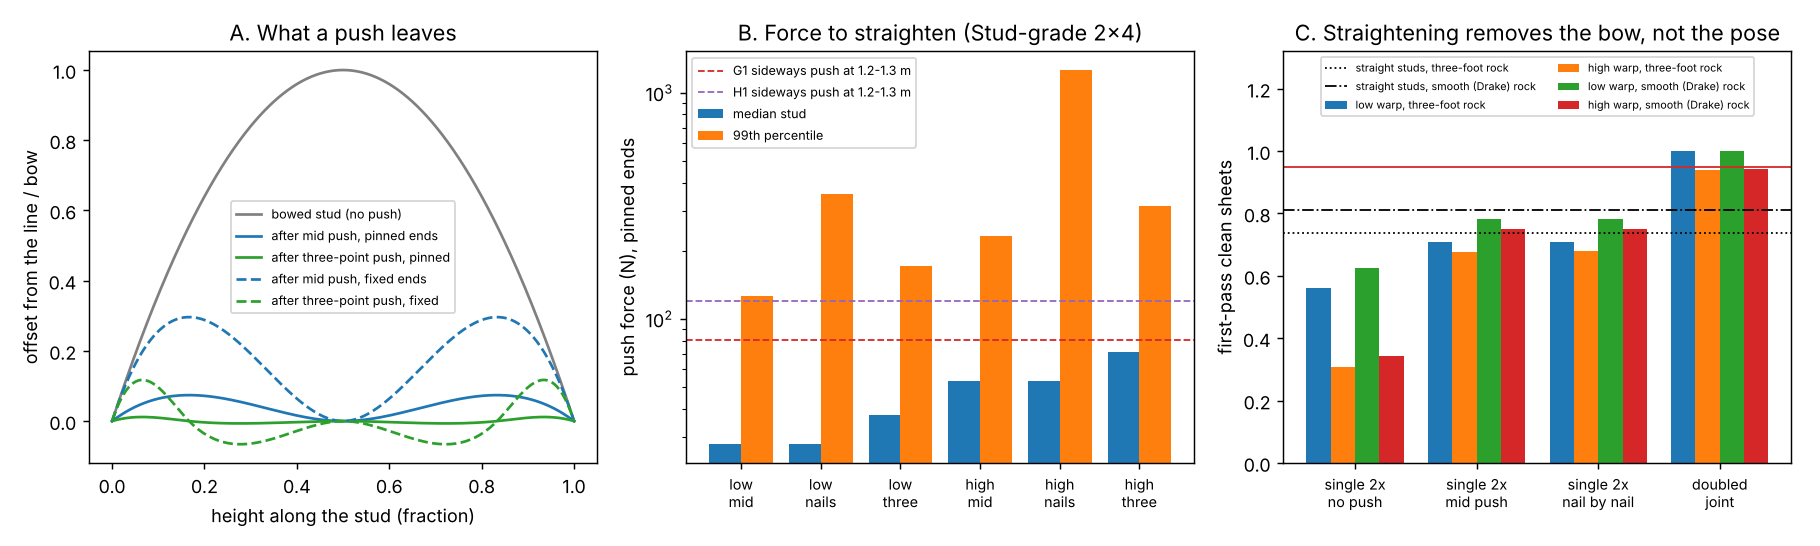

Recreate this plot in Python.
"""Figure for milestone 9 (straightening the joint stud) from results.json:
python experiments/m9_straighten/figure.py"""
import json
import os
import sys

import matplotlib
matplotlib.use("Agg")
import matplotlib.pyplot as plt  # noqa: E402
import numpy as np  # noqa: E402

HERE = os.path.dirname(os.path.abspath(__file__))
sys.path.insert(0, os.path.join(HERE, "..", "..", "src"))
from buildbot_sheathing import straighten as S  # noqa: E402

r = json.load(open(os.path.join(HERE, "results.json")))
fig, ax = plt.subplots(1, 3, figsize=(14, 4.2))

# A. shape left by each push, per unit bow
u = np.linspace(0, 1, 401)
ax[0].plot(u, 4 * u * (1 - u), color="0.5", lw=1.5, label="bowed stud (no push)")
for ends, ls in (("pinned", "-"), ("fixed", "--")):
    ax[0].plot(u, S.residual(u, ends), "C0", ls=ls, label=f"after mid push, {ends} ends")
    _, fin, x = S.simultaneous([1 / 6, 0.5, 5 / 6], ends)
    ax[0].plot(x, fin, "C2", ls=ls, label=f"after three-point push, {ends}")
ax[0].set_xlabel("height along the stud (fraction)")
ax[0].set_ylabel("offset from the line / bow")
ax[0].set_title("A. What a push leaves")
ax[0].legend(fontsize=7)

# B. force percentiles against what the humanoids can push sideways
rows = [b for b in r["B"] if b["ends"] == "pinned"]
labels = [f"{b['warp']}\n{b['policy']}" for b in rows]
xs = np.arange(len(rows))
ax[1].bar(xs - 0.2, [b["median"] for b in rows], 0.4, color="C0", label="median stud")
ax[1].bar(xs + 0.2, [b["p99"] for b in rows], 0.4, color="C1", label="99th percentile")
caps = {}
for c in r["C"]:
    caps.setdefault(c["robot"], []).append(min(v for v in c["caps"][2:] if v is not None))
for (name, v), col in zip(caps.items(), ("C3", "C4")):
    ax[1].axhline(min(v), color=col, ls="--", lw=1, label=f"{name.upper()} sideways push at 1.2-1.3 m")
ax[1].set_yscale("log")
ax[1].set_xticks(xs)
ax[1].set_xticklabels(labels, fontsize=8)
ax[1].set_ylabel("push force (N), pinned ends")
ax[1].set_title("B. Force to straighten (Stud-grade 2x4)")
ax[1].legend(fontsize=7)

# C. clean sheets
D = r["D"]
pipes = ["2x, three, no push", "2x, three, mid pinned", "2x, three, nails pinned", "2x2x, single"]
names = ["single 2x\nno push", "single 2x\nmid push", "single 2x\nnail by nail", "doubled\njoint"]
width = 0.2
for i, (rock, w) in enumerate((("three-foot", "low"), ("three-foot", "high"), ("smooth (Drake)", "low"),
                              ("smooth (Drake)", "high"))):
    vals = [next(d["clean"] for d in D if d["rock"] == rock and d["warp"] == w and d["pipeline"] == p) for p in pipes]
    ax[2].bar(np.arange(4) + (i - 1.5) * width, vals, width, label=f"{w} warp, {rock} rock")
for rock, ls in (("three-foot", ":"), ("smooth (Drake)", "-.")):
    ceil = next(d["clean"] for d in D if d["rock"] == rock and d["warp"] == "straight")
    ax[2].axhline(ceil, color="k", ls=ls, lw=1, label=f"straight studs, {rock} rock")
ax[2].axhline(0.95, color="C3", lw=1)
ax[2].set_xticks(np.arange(4))
ax[2].set_xticklabels(names, fontsize=8)
ax[2].set_ylabel("first-pass clean sheets")
ax[2].set_title("C. Straightening removes the bow, not the pose")
ax[2].set_ylim(0, 1.32)
ax[2].legend(fontsize=6, loc="upper center", ncol=2)
fig.tight_layout()
fig.savefig(os.path.join(HERE, "figure.png"), dpi=130)
print("wrote figure.png")
